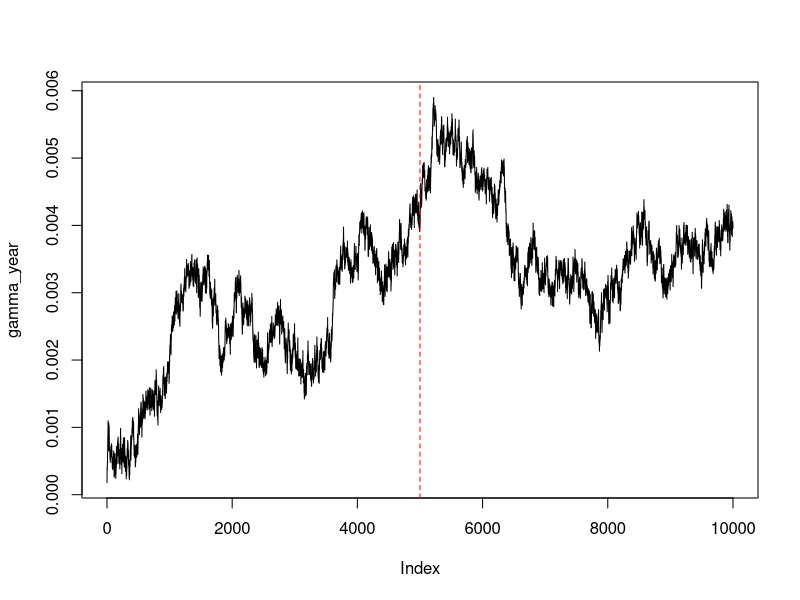
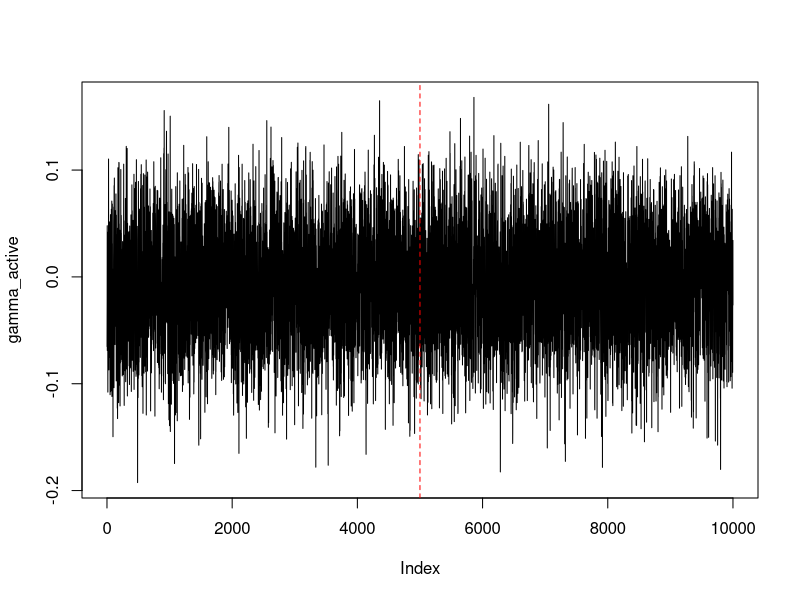

The R script that drew these images, in order:
## ---- chunk 1
library(MASS)
library(tidyverse)
## ---- chunk 2
gamma_list <- read.csv("./data/gamma_list.csv")
summary(gamma_list, digit = 1) %>% knitr::kable(digits = 2,col.names = c("gamma_year","gamma_active","gamma_ET","gamma_NR","gamma_SS","gamma_TS"))

## ---- chunk 3
plot(gamma_list[,1], type = "l", ylab = "gamma_year")
abline(v = 5000, col = "red", lty = "dashed")# e.g. plot gamma1 (year)              seems not converge, just take the last stable part 8001-9000
plot(gamma_list[,2], type = "l", ylab = "gamma_active") # plot gamma2(active season)           seems converge, keep the number of burn in same as year
abline(v = 5000, col = "red", lty = "dashed")
## ---- chunk 4
# set burn in = 8000
gamma_list = slice(gamma_list, 5001:10000)
## ---- chunk 5
# see the histogram of year, some kind of normal
quantiles <- apply(gamma_list, 2, quantile, c(0.025, 0.975)) # use 2.5 and 97.5 quantile to get 95% credible interval
quantiles %>% knitr::kable(digits = 3,col.names = c("gamma_year","gamma_active","gamma_ET","gamma_NR","gamma_SS","gamma_TS"))
## ---- chunk 6
gamma_list <- read.csv("./data/gamma_list.csv")[,1:2] 
gamma_list = slice(gamma_list, 2001:10000)
quantiles <- apply(gamma_list, 2, quantile, c(0.025, 0.975)) # use 2.5 and 97.5 quantile to get 95% credible interval
quantiles
## ---- chunk 7

